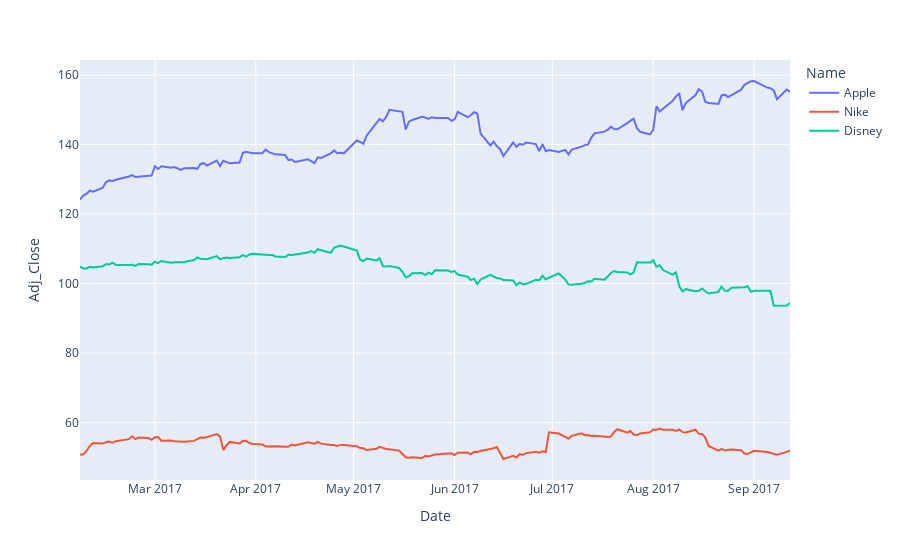

Source (notebook cell):
### Code cell
fig = px.line(info, x="Date", y="Adj_Close", color='Name')
fig.show()

### Figure 1 — Plotly figure (JSON) as saved in the notebook; plotly's stock layout.template omitted (floating-point values rounded to 4 significant figures; data arrays with more than 128 entries replaced by an {"elided": "..."} marker saying what was removed)
{"data": [{"hovertemplate": "Name=Apple<br>Date=%{x}<br>Adj_Close=%{y}<extra></extra>", "legendgroup": "Apple", "line": {"color": "#636efa", "dash": "solid"}, "mode": "lines", "name": "Apple", "showlegend": true, "type": "scatter", "x": {"elided": "152 str values"}, "xaxis": "x", "y": {"elided": "152 float values"}, "yaxis": "y"}, {"hovertemplate": "Name=Nike<br>Date=%{x}<br>Adj_Close=%{y}<extra></extra>", "legendgroup": "Nike", "line": {"color": "#EF553B", "dash": "solid"}, "mode": "lines", "name": "Nike", "showlegend": true, "type": "scatter", "x": {"elided": "152 str values"}, "xaxis": "x", "y": {"elided": "152 float values"}, "yaxis": "y"}, {"hovertemplate": "Name=Disney<br>Date=%{x}<br>Adj_Close=%{y}<extra></extra>", "legendgroup": "Disney", "line": {"color": "#00cc96", "dash": "solid"}, "mode": "lines", "name": "Disney", "showlegend": true, "type": "scatter", "x": {"elided": "152 str values"}, "xaxis": "x", "y": {"elided": "152 float values"}, "yaxis": "y"}], "layout": {"legend": {"title": {"text": "Name"}, "tracegroupgap": 0}, "margin": {"t": 60}, "xaxis": {"anchor": "y", "domain": [0, 1], "title": {"text": "Date"}}, "yaxis": {"anchor": "x", "domain": [0, 1], "title": {"text": "Adj_Close"}}}}
